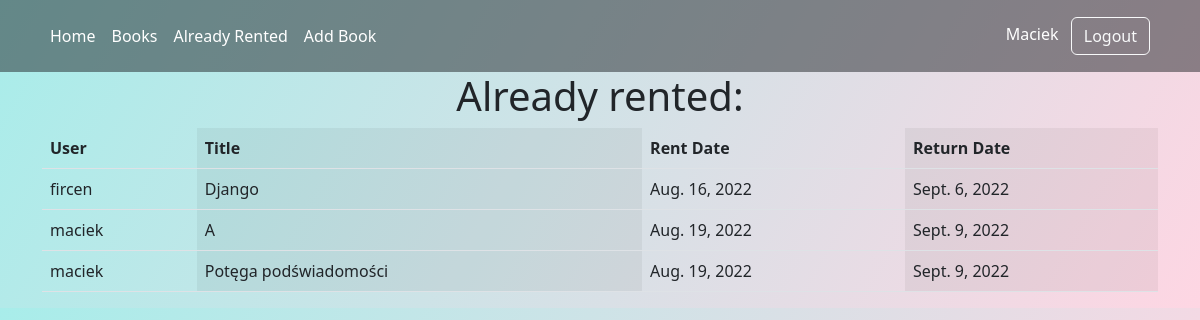
Before: /rented (signed in) with the older database file.
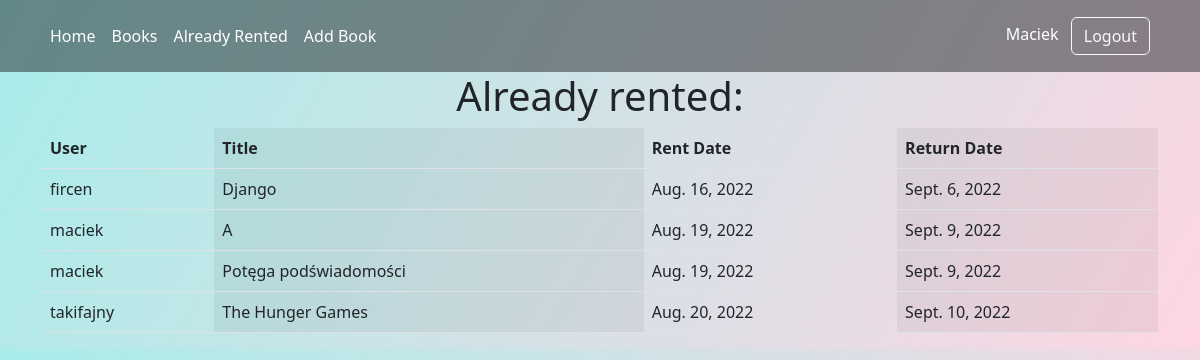
After: the same page with the newer database file.
### base/models.py (models this page shows, shortened)
class Rents(models.Model):
    user = models.ForeignKey(User, on_delete=models.CASCADE)
    rent_date = models.DateField(auto_now_add=True)
    return_date = models.DateField()
    book = models.ForeignKey(Book, on_delete=models.CASCADE)

class Book(models.Model):
    title = models.CharField(max_length=100)
    author = models.CharField(max_length=100)
    publish_year = models.CharField(max_length=30)
    publisher = models.CharField(max_length=100)
    descritpion = models.CharField(max_length=600)
    free = models.BooleanField(null=True, default='True')
    cover = models.ImageField(blank=True, null=True)

### base/views.py (the view)
# urls.py: path('rented', views.rented, name='rented')
@login_required(login_url='/login')
def rented(request):
    Rent = Rents.objects.all()
    return render(request, 'base/rented.html', {'rents': Rent})

### base/templates/base/rented.html
{%extends 'base.html'%}
{% block content %}
<div class="container">
    <div class="d-flex align-items-center justify-content-center ">
        <h1>Already rented:</h1>
    </div>
    <table class="table table-striped-columns">
        <thead>
            <tr>
                <th scope="col">User</th>
                <th scope="col">Title</th>
                <th scope="col">Rent Date</th>
                <th scope="col">Return Date</th>
            </tr>
        </thead>
        <tbody>
            {% for rent in rents %}
            <tr>
                <td>{{rent.user.username}}</td>
                <td>{{rent.book.title}}</td>
                <td>{{rent.rent_date}}</td>
                <td>{{rent.return_date}}</td>
            </tr>
            {% endfor %}
        </tbody>
    </table>
</div>
{% endblock content %}

Changed rows visible on the page:
added Rents: user.username "takifajny", book "The Hunger Games", rent_date "Aug. 20, 2022", return_date "Sept. 10, 2022"
